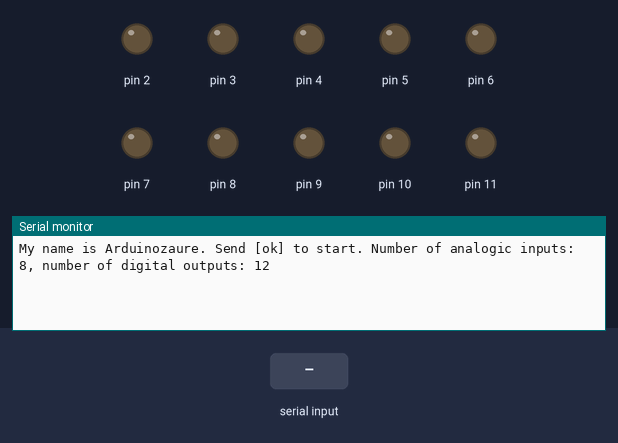
This sketch was run on a simulated Arduino Uno, built with avr-gcc and run on an emulated ATmega328P. On the bench: output pins drawn as LEDs (lit = HIGH), the last lines printed to the serial monitor. The test bench sets the inputs (shaded band).

Above: at 1.2 s.
1.3 s: "ok" received over Serial
At 3.6 s:
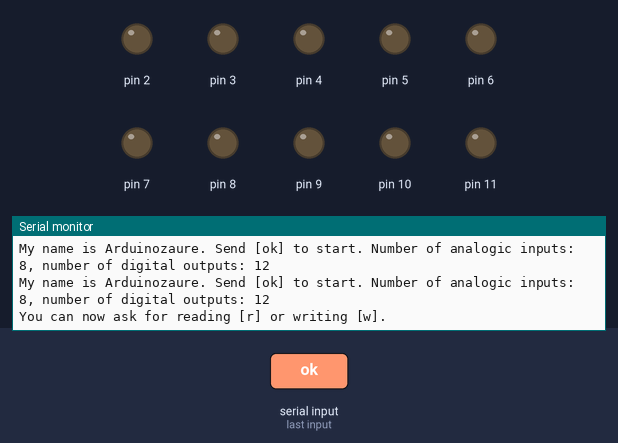
4.0 s: "r90\n" received over Serial
At 6.2 s:
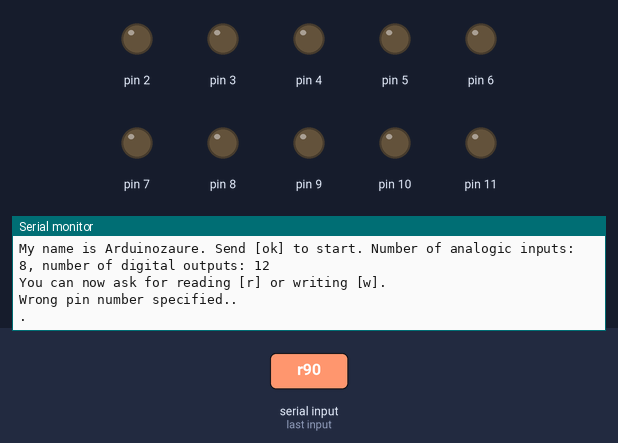

The sketch:

arduinozore.ino
```cpp
bool isOn[NUM_DIGITAL_PINS - NUM_ANALOG_INPUTS];

void setup()
{
  Serial.begin(38400);
  while (!Serial) {
    ; // wait for serial port to connect. Needed for native USB
  }
  for (int i = 0; i < NUM_DIGITAL_PINS - NUM_ANALOG_INPUTS; i++)
  {
    pinMode(i, OUTPUT);
    digitalWrite(i, LOW);
    isOn[i] = false;
  }
}

void loop()
{
  annonce();
  attente();
}

void annonce()
{
  while (Serial.available() == 0)
  {
    Serial.print("My name is Arduinozaure. Send [ok] to start. Number of analogic inputs: ");
    Serial.print(NUM_ANALOG_INPUTS);
    Serial.print(", number of digital outputs: ");
    Serial.println(NUM_DIGITAL_PINS - NUM_ANALOG_INPUTS);
    delay(250);
    String cmd = Serial.readString();
    if (cmd == "ok")
      break;
  }
}

void attente()
{
  char inChar;
  Serial.println("You can now ask for reading [r] or writing [w].");
  while (true)
  {
    inChar = Serial.read();

    if (inChar == 'r') {
      reading();
      Serial.write(".");
    }
    else if (inChar == 'w') {
      writing();
      Serial.write(".");
    }
  }
}

void reading()
{
  unsigned long start = millis();
  int pinNumber = 0;
  while (Serial.available() == 0)
  {
    if (millis() - start > 10000)
      return;
  }
  String m = Serial.readString();
  pinNumber = m.toInt();
  String msg;
  if (pinNumber >= 0 && pinNumber < NUM_ANALOG_INPUTS) {
    pinMode(pinNumber, INPUT);
    long val = analogRead(pinNumber);
    msg = val;
  }
  else
  {
    msg = "Wrong pin number specified..";
  }
  Serial.println(msg);
}

void writing()
{
  unsigned long start = millis();
  int pinNumber = 0;
  while (Serial.available() == 0)
  {
    if (millis() - start > 10000)
      return;
  }
  String m = Serial.readString();
  pinNumber = m.toInt();
  String msg;
  if (pinNumber >= 0 && pinNumber < NUM_DIGITAL_PINS - NUM_ANALOG_INPUTS) {
    if (isOn[pinNumber])
      digitalWrite(pinNumber, LOW);
    else
      digitalWrite(pinNumber, HIGH);
    isOn[pinNumber] = !isOn[pinNumber];
  }
  else
  {
    msg = "Wrong pin number specified..";
  }
  Serial.println(msg);
}
```

Measured:
- after the input at 1.3 s, the serial monitor: prints a new line after 1.2 s (image 1)
- after the input at 4.0 s, the serial monitor: prints a new line after 1.0 s (image 2)
